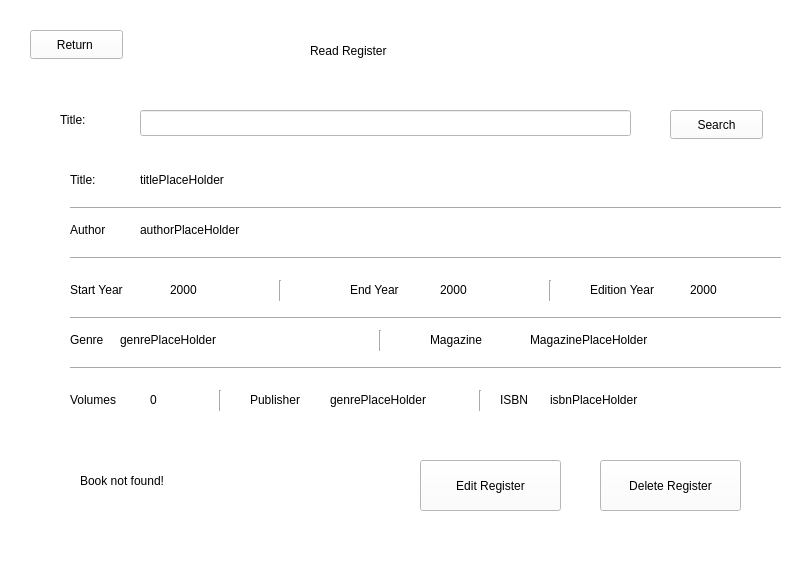
<?xml version="1.0" encoding="UTF-8"?>
<ui version="4.0">
 <class>readRegisterWindow</class>
 <widget class="QMainWindow" name="readRegisterWindow">
  <property name="geometry">
   <rect>
    <x>0</x>
    <y>0</y>
    <width>800</width>
    <height>588</height>
   </rect>
  </property>
  <property name="windowTitle">
   <string>MainWindow</string>
  </property>
  <property name="styleSheet">
   <string notr="true">background-color: rgb(97, 97, 97);
background-color: rgb(255, 255, 255);</string>
  </property>
  <widget class="QWidget" name="centralwidget">
   <widget class="QPushButton" name="returnButton">
    <property name="geometry">
     <rect>
      <x>30</x>
      <y>30</y>
      <width>93</width>
      <height>29</height>
     </rect>
    </property>
    <property name="text">
     <string>Return </string>
    </property>
   </widget>
   <widget class="QLabel" name="label">
    <property name="geometry">
     <rect>
      <x>60</x>
      <y>110</y>
      <width>63</width>
      <height>20</height>
     </rect>
    </property>
    <property name="styleSheet">
     <string notr="true"/>
    </property>
    <property name="text">
     <string>Title:</string>
    </property>
   </widget>
   <widget class="QLineEdit" name="lineEdit">
    <property name="geometry">
     <rect>
      <x>140</x>
      <y>110</y>
      <width>491</width>
      <height>26</height>
     </rect>
    </property>
   </widget>
   <widget class="QLabel" name="label_2">
    <property name="geometry">
     <rect>
      <x>310</x>
      <y>30</y>
      <width>191</width>
      <height>41</height>
     </rect>
    </property>
    <property name="styleSheet">
     <string notr="true">font: 18pt &quot;Segoe UI&quot;;</string>
    </property>
    <property name="text">
     <string>Read Register</string>
    </property>
   </widget>
   <widget class="QLabel" name="title">
    <property name="geometry">
     <rect>
      <x>70</x>
      <y>170</y>
      <width>63</width>
      <height>20</height>
     </rect>
    </property>
    <property name="text">
     <string>Title: </string>
    </property>
   </widget>
   <widget class="QLabel" name="titlePlaceHolder">
    <property name="geometry">
     <rect>
      <x>140</x>
      <y>170</y>
      <width>631</width>
      <height>20</height>
     </rect>
    </property>
    <property name="text">
     <string>titlePlaceHolder</string>
    </property>
   </widget>
   <widget class="QLabel" name="author">
    <property name="geometry">
     <rect>
      <x>70</x>
      <y>220</y>
      <width>63</width>
      <height>20</height>
     </rect>
    </property>
    <property name="text">
     <string>Author</string>
    </property>
   </widget>
   <widget class="QLabel" name="authorPlaceHolder">
    <property name="geometry">
     <rect>
      <x>140</x>
      <y>220</y>
      <width>631</width>
      <height>20</height>
     </rect>
    </property>
    <property name="text">
     <string>authorPlaceHolder</string>
    </property>
   </widget>
   <widget class="Line" name="line">
    <property name="geometry">
     <rect>
      <x>70</x>
      <y>200</y>
      <width>711</width>
      <height>16</height>
     </rect>
    </property>
    <property name="orientation">
     <enum>Qt::Horizontal</enum>
    </property>
   </widget>
   <widget class="Line" name="line_2">
    <property name="geometry">
     <rect>
      <x>70</x>
      <y>250</y>
      <width>711</width>
      <height>16</height>
     </rect>
    </property>
    <property name="orientation">
     <enum>Qt::Horizontal</enum>
    </property>
   </widget>
   <widget class="QLabel" name="startYear">
    <property name="geometry">
     <rect>
      <x>70</x>
      <y>280</y>
      <width>71</width>
      <height>20</height>
     </rect>
    </property>
    <property name="text">
     <string>Start Year</string>
    </property>
   </widget>
   <widget class="QLabel" name="startYearPlaceHolder">
    <property name="geometry">
     <rect>
      <x>170</x>
      <y>280</y>
      <width>51</width>
      <height>20</height>
     </rect>
    </property>
    <property name="text">
     <string>2000</string>
    </property>
   </widget>
   <widget class="Line" name="line_3">
    <property name="geometry">
     <rect>
      <x>270</x>
      <y>280</y>
      <width>20</width>
      <height>21</height>
     </rect>
    </property>
    <property name="orientation">
     <enum>Qt::Vertical</enum>
    </property>
   </widget>
   <widget class="QLabel" name="endYear">
    <property name="geometry">
     <rect>
      <x>350</x>
      <y>280</y>
      <width>71</width>
      <height>20</height>
     </rect>
    </property>
    <property name="text">
     <string>End Year</string>
    </property>
   </widget>
   <widget class="QLabel" name="endYearPlaceHolder">
    <property name="geometry">
     <rect>
      <x>440</x>
      <y>280</y>
      <width>51</width>
      <height>20</height>
     </rect>
    </property>
    <property name="text">
     <string>2000</string>
    </property>
   </widget>
   <widget class="Line" name="line_4">
    <property name="geometry">
     <rect>
      <x>540</x>
      <y>280</y>
      <width>20</width>
      <height>21</height>
     </rect>
    </property>
    <property name="orientation">
     <enum>Qt::Vertical</enum>
    </property>
   </widget>
   <widget class="QLabel" name="editionYear">
    <property name="geometry">
     <rect>
      <x>590</x>
      <y>280</y>
      <width>91</width>
      <height>20</height>
     </rect>
    </property>
    <property name="text">
     <string>Edition Year</string>
    </property>
   </widget>
   <widget class="QLabel" name="editionYearPlaceHolder">
    <property name="geometry">
     <rect>
      <x>690</x>
      <y>280</y>
      <width>51</width>
      <height>20</height>
     </rect>
    </property>
    <property name="text">
     <string>2000</string>
    </property>
   </widget>
   <widget class="Line" name="line_5">
    <property name="geometry">
     <rect>
      <x>70</x>
      <y>310</y>
      <width>711</width>
      <height>16</height>
     </rect>
    </property>
    <property name="orientation">
     <enum>Qt::Horizontal</enum>
    </property>
   </widget>
   <widget class="QLabel" name="genre">
    <property name="geometry">
     <rect>
      <x>70</x>
      <y>330</y>
      <width>63</width>
      <height>20</height>
     </rect>
    </property>
    <property name="text">
     <string>Genre</string>
    </property>
   </widget>
   <widget class="QLabel" name="genrePlaceHolder">
    <property name="geometry">
     <rect>
      <x>120</x>
      <y>330</y>
      <width>231</width>
      <height>20</height>
     </rect>
    </property>
    <property name="text">
     <string>genrePlaceHolder</string>
    </property>
   </widget>
   <widget class="Line" name="line_6">
    <property name="geometry">
     <rect>
      <x>370</x>
      <y>330</y>
      <width>20</width>
      <height>21</height>
     </rect>
    </property>
    <property name="orientation">
     <enum>Qt::Vertical</enum>
    </property>
   </widget>
   <widget class="QLabel" name="magazine">
    <property name="geometry">
     <rect>
      <x>430</x>
      <y>330</y>
      <width>71</width>
      <height>20</height>
     </rect>
    </property>
    <property name="text">
     <string>Magazine</string>
    </property>
   </widget>
   <widget class="QLabel" name="magazinePlaceHolder">
    <property name="geometry">
     <rect>
      <x>530</x>
      <y>330</y>
      <width>231</width>
      <height>20</height>
     </rect>
    </property>
    <property name="text">
     <string>MagazinePlaceHolder</string>
    </property>
   </widget>
   <widget class="Line" name="line_7">
    <property name="geometry">
     <rect>
      <x>70</x>
      <y>360</y>
      <width>711</width>
      <height>16</height>
     </rect>
    </property>
    <property name="orientation">
     <enum>Qt::Horizontal</enum>
    </property>
   </widget>
   <widget class="QLabel" name="volumes">
    <property name="geometry">
     <rect>
      <x>70</x>
      <y>390</y>
      <width>63</width>
      <height>20</height>
     </rect>
    </property>
    <property name="text">
     <string>Volumes</string>
    </property>
   </widget>
   <widget class="QLabel" name="volumesPlaceHolder">
    <property name="geometry">
     <rect>
      <x>150</x>
      <y>390</y>
      <width>31</width>
      <height>20</height>
     </rect>
    </property>
    <property name="text">
     <string>0</string>
    </property>
   </widget>
   <widget class="Line" name="line_8">
    <property name="geometry">
     <rect>
      <x>210</x>
      <y>390</y>
      <width>20</width>
      <height>21</height>
     </rect>
    </property>
    <property name="orientation">
     <enum>Qt::Vertical</enum>
    </property>
   </widget>
   <widget class="QLabel" name="publisher">
    <property name="geometry">
     <rect>
      <x>250</x>
      <y>390</y>
      <width>63</width>
      <height>20</height>
     </rect>
    </property>
    <property name="text">
     <string>Publisher</string>
    </property>
   </widget>
   <widget class="QLabel" name="publisherPlaceHolder">
    <property name="geometry">
     <rect>
      <x>330</x>
      <y>390</y>
      <width>231</width>
      <height>20</height>
     </rect>
    </property>
    <property name="text">
     <string>genrePlaceHolder</string>
    </property>
   </widget>
   <widget class="QPushButton" name="pushButton_2">
    <property name="geometry">
     <rect>
      <x>670</x>
      <y>110</y>
      <width>93</width>
      <height>29</height>
     </rect>
    </property>
    <property name="text">
     <string>Search</string>
    </property>
   </widget>
   <widget class="Line" name="line_9">
    <property name="geometry">
     <rect>
      <x>470</x>
      <y>390</y>
      <width>20</width>
      <height>21</height>
     </rect>
    </property>
    <property name="orientation">
     <enum>Qt::Vertical</enum>
    </property>
   </widget>
   <widget class="QLabel" name="isbn">
    <property name="geometry">
     <rect>
      <x>500</x>
      <y>390</y>
      <width>41</width>
      <height>20</height>
     </rect>
    </property>
    <property name="text">
     <string>ISBN</string>
    </property>
   </widget>
   <widget class="QLabel" name="isbnPlaceHolder">
    <property name="geometry">
     <rect>
      <x>550</x>
      <y>390</y>
      <width>231</width>
      <height>20</height>
     </rect>
    </property>
    <property name="text">
     <string>isbnPlaceHolder</string>
    </property>
   </widget>
   <widget class="QPushButton" name="editButton">
    <property name="geometry">
     <rect>
      <x>420</x>
      <y>460</y>
      <width>141</width>
      <height>51</height>
     </rect>
    </property>
    <property name="text">
     <string>Edit Register</string>
    </property>
   </widget>
   <widget class="QPushButton" name="deleteButton">
    <property name="geometry">
     <rect>
      <x>600</x>
      <y>460</y>
      <width>141</width>
      <height>51</height>
     </rect>
    </property>
    <property name="text">
     <string>Delete Register</string>
    </property>
   </widget>
   <widget class="QLabel" name="bookNotFound">
    <property name="geometry">
     <rect>
      <x>80</x>
      <y>460</y>
      <width>131</width>
      <height>41</height>
     </rect>
    </property>
    <property name="text">
     <string>Book not found!</string>
    </property>
   </widget>
  </widget>
  <widget class="QMenuBar" name="menubar">
   <property name="geometry">
    <rect>
     <x>0</x>
     <y>0</y>
     <width>800</width>
     <height>26</height>
    </rect>
   </property>
  </widget>
  <widget class="QStatusBar" name="statusbar"/>
 </widget>
 <resources/>
 <connections/>
</ui>
